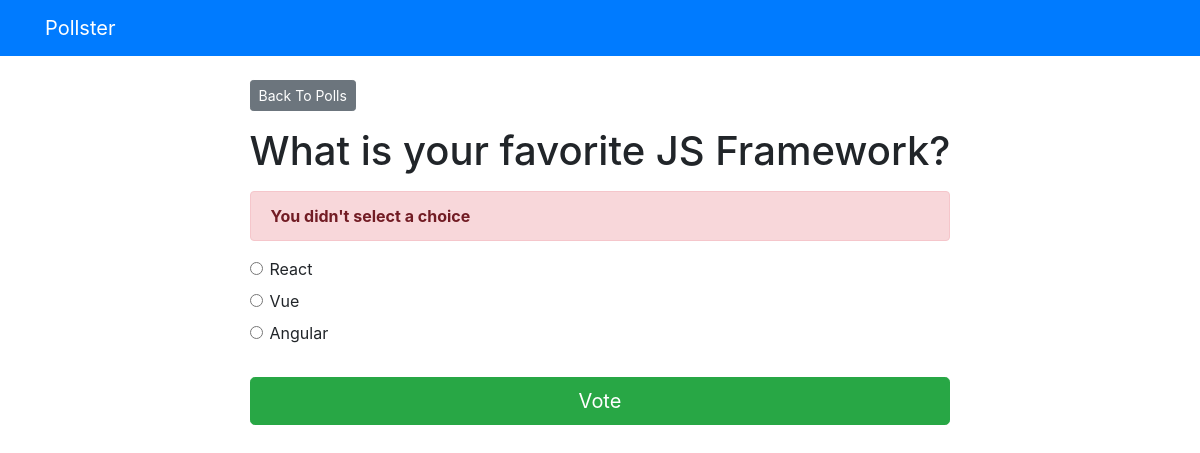
/polls/2/vote/, run on the app's committed database.
### polls/models.py (models this page shows, shortened)
class Question(models.Model):
    question_text = models.CharField(max_length=200)
    pub_date = models.DateTimeField('date published')

class Choice(models.Model):
    question_field = models.ForeignKey(Question, on_delete=models.CASCADE)
    choice_text = models.CharField(max_length=200)
    votes = models.IntegerField(default=0)

### polls/views.py (the view)
# urls.py: path('<int:question_id>/vote/', views.vote, name='vote'),
def vote(request, question_id):
    question = get_object_or_404(Question, pk=question_id)
    try:
        selected_choice = question.choice_set.get(pk=request.POST['choice'])
    except (KeyError, Choice.DoesNotExist):
        return render(
            request,
            'polls/detail.html',
            {
                'question': question,
                'error_message': "You didn't select a choice",
            }
        )
    else:
        selected_choice.votes += 1
        selected_choice.save()
        return HttpResponseRedirect(reverse('polls:result', args=(question_id,)))

### polls/templates/polls/detail.html (shortened to what this page needs)
{% extends "polls/base.html" %}
{% block content %}
<a href="{% url 'polls:index' %}" class="btn btn-secondary btn-sm mb-3">Back To Polls</a>
<h1 class="text-center mb-3">{{ question.question_text }}</h1>
{% if error_message %}
<p class="alert alert-danger">
    <strong>{{ error_message }}</strong>
</p>
{% endif %}
<form action="{% url 'polls:vote' question.id %}" method="POST">
    {% for choice in question.choice_set.all %}
    <div class="form-check">
        <input type="radio" name="choice" class="form-check-input" id="choice{{ forloop.counter }}"
            value="{{ choice.id }}">
        <label for="choice{{ forloop.counter }}">{{ choice.choice_text }}</label>
    </div>
    {% endfor %}
    <input type="submit" value="Vote" class="btn btn-success btn-lg btn-block mt-4">
</form>
{% endblock content %}

### data on the page
Question: question_text "What is your favorite JS Framework?"
Choice: choice_text "React"
Choice: choice_text "Vue"
Choice: choice_text "Angular"

### other printed values
{{ error_message }} "You didn't select a choice"
